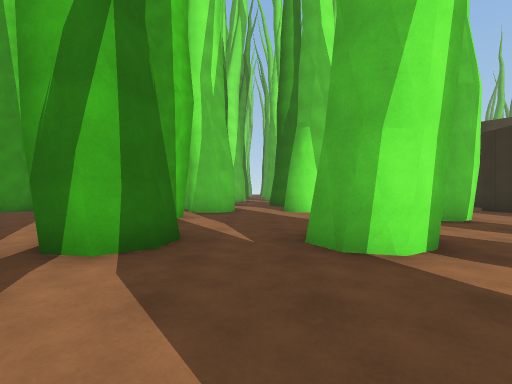
[1] (above)

24 first-person views from a walk through a scene from a Unity 3-D project. The camera is 1.3 m above the floor, looks level and sees 90° across. The floor is counted in squares, 2 m on a side. Each view is taken from the middle of a square. On the plan, view 1 faces up. The plan holds only what a view shows up to about 9 squares ahead; the rest is blank. The place goes on beyond the plan. Surface patterns are stand-ins for the level's own textures.

[2]
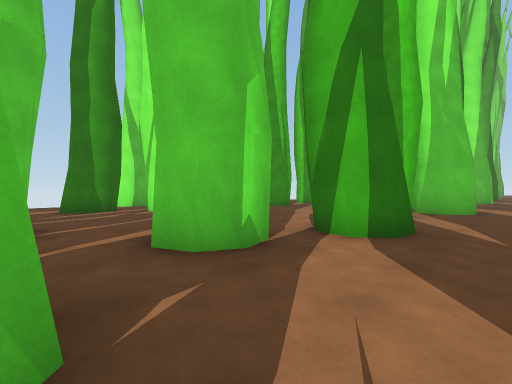

[3]
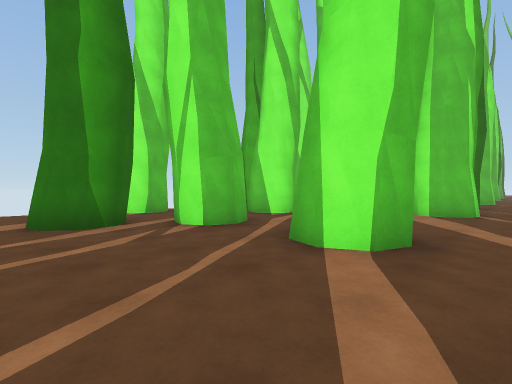

[4]
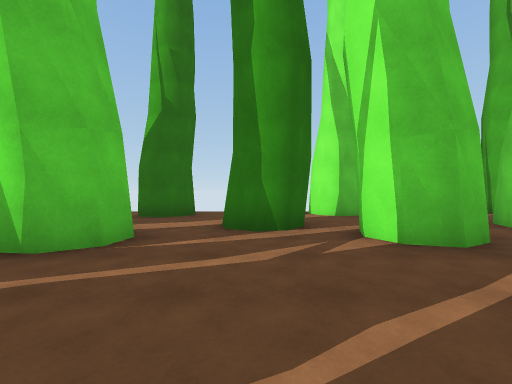

[5]
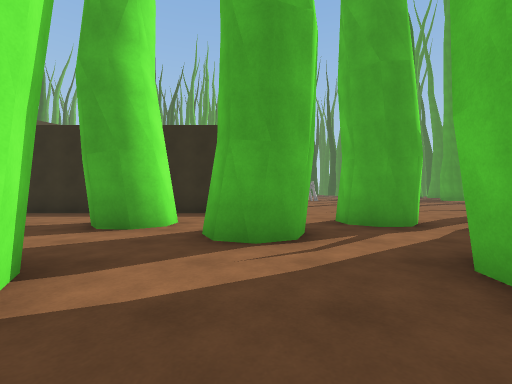

[6]
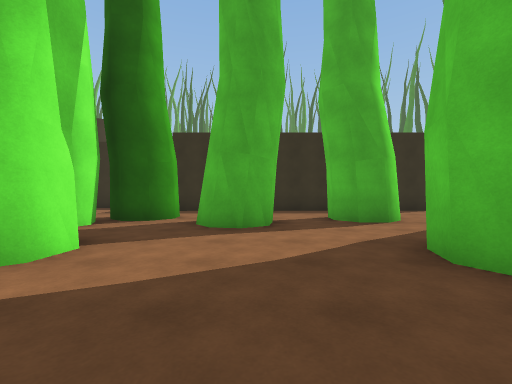

[7]
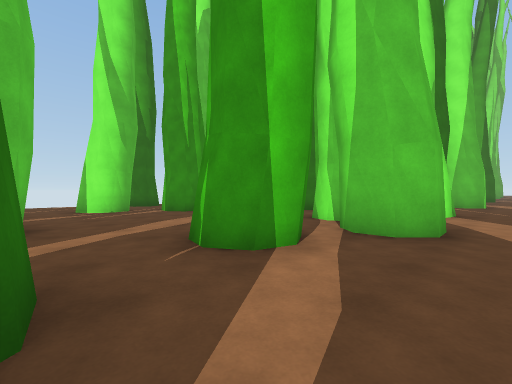

[8]
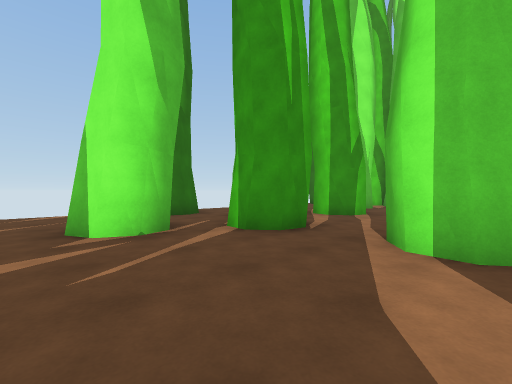

[9]
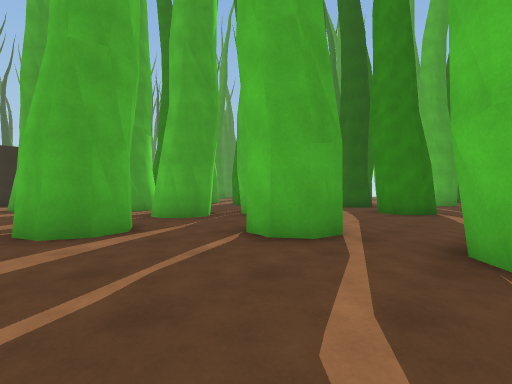

[10]
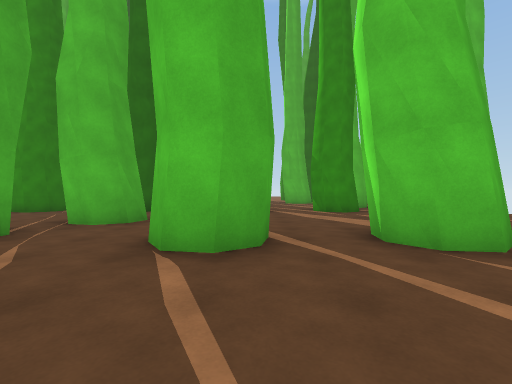

[11]
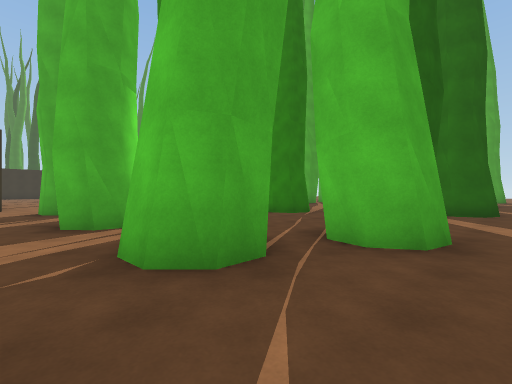

[12]
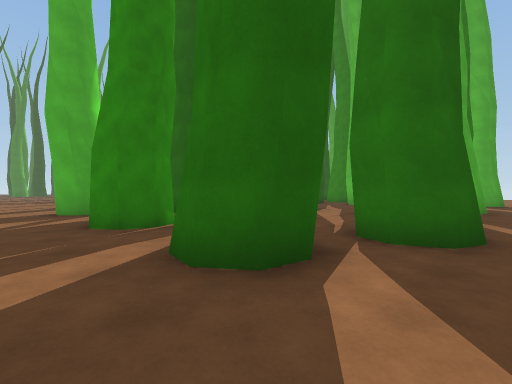

[13]
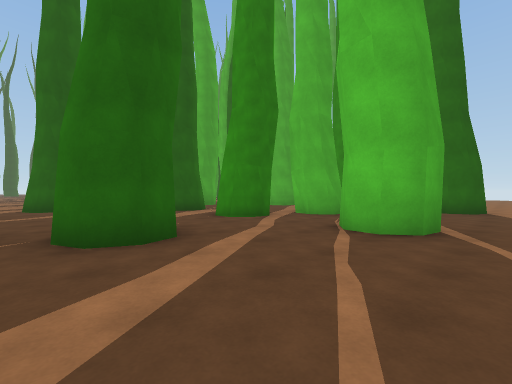

[14]
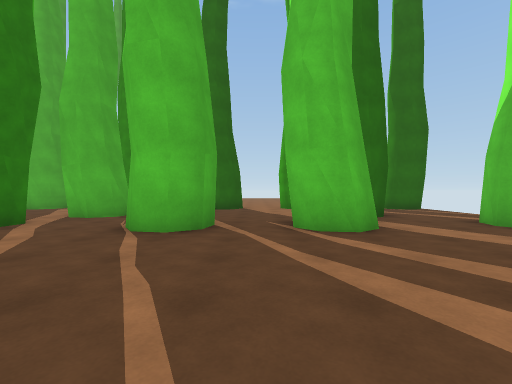

[15]
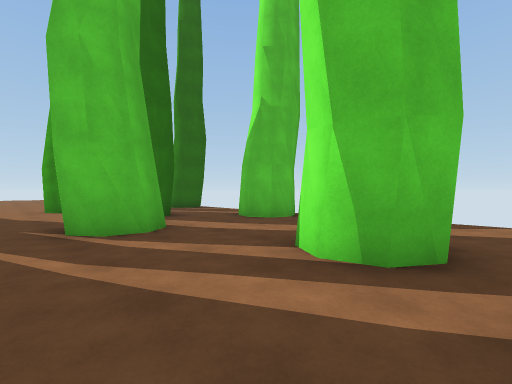

[16]
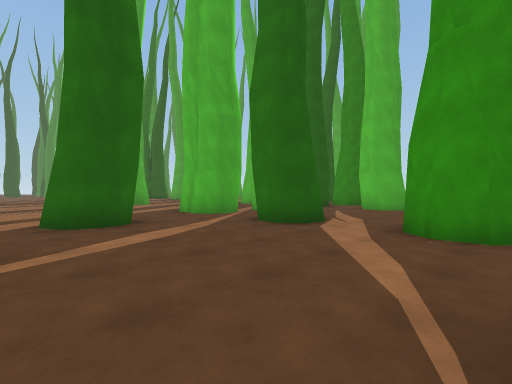

[17]
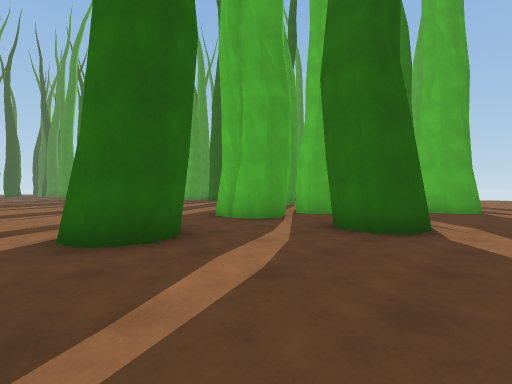

[18]
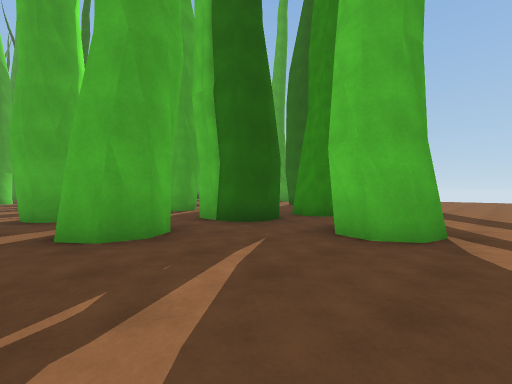

[19]
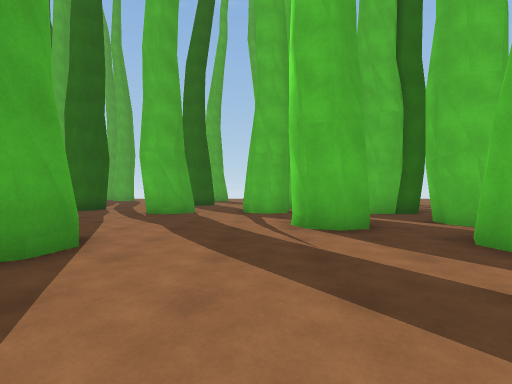

[20]
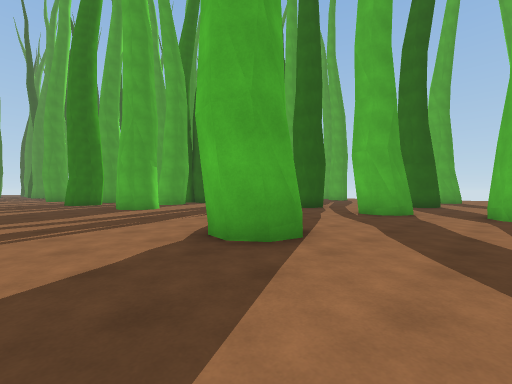

[21]
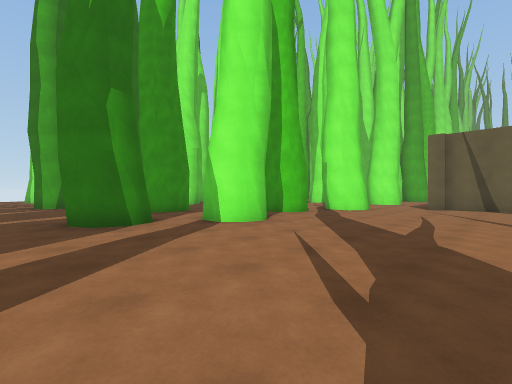

[22]
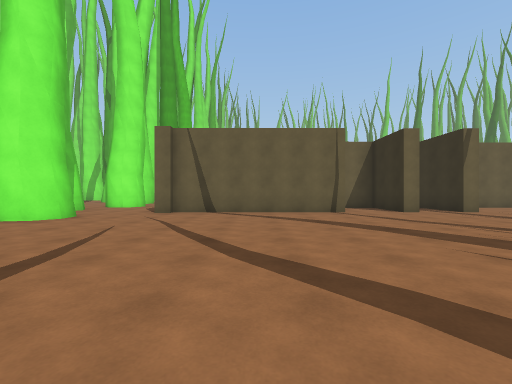

[23]
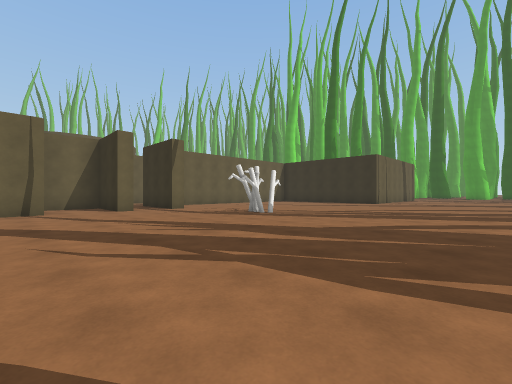

[24]
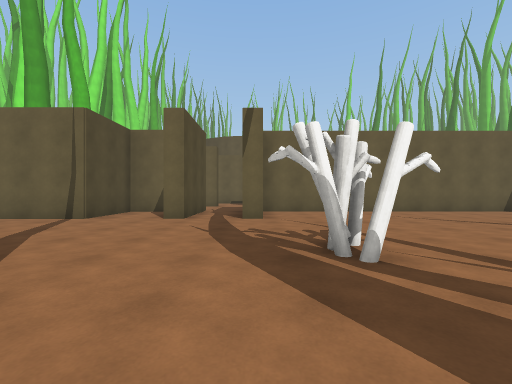

### Floor plan
Key: @ floor where view 1 was taken; # wall or solid block; . floor; O other object.
Columns run from 13 left of view 1 to 24 right of it. Each row starts with its distance up from view 1.
  9  O..O#.##.OO#.O .O#O #
  8 ##......O..##.....##.#
  7     #..... #.....O#..#
  6 ...OO.....O#.....##..#
  5 .....................#
  4  O..O..##..O..##..#..#
  3 #O..##.O#..#..O#..OO.#     ###.#######
  2  .........O..........#     #.#.#.. ...
  1   O#......#......#O..#######.#.#......
  0 .............@.......#................
 -1 #O..##.##..O#.##..#O.................
 -2 ##. O#.#O..## OO..##................
 -3      .....#..    O..............#..
 -4      .....O ..   O#...............
 -5     ...............................
 -6     O..#......O.....................
 -7  O  ##.O#..#O.O#..#O.................
 -8 .... .................................
 -9 ...#......O......OO...... ............
-10    O......#......#.................
-11   ................................
-12  O................O..............
-13  O..O#.#O..O#.O#.. O....O ......
-14  ... ... .................  ...
-15 ...# ... .O#.....O#.O#.....
-16 ...O ... .O .....##. ......
-17 ..   ...     ....... .......
-18     O#.O     .O#.#OO.#O.O#..

Positions as (right, up) in squares from view 1, and headings:
1: (0, 0), facing up
2: (0, -1), facing up-left
3: (-4, 0), facing up-left
4: (-5, 1), facing left
5: (0, 1), facing right
6: (-1, 6), facing right
7: (0, 4), facing up-left
8: (-5, 5), facing up-left
9: (-8, 2), facing down-right
10: (-6, 2), facing down
11: (-4, 0), facing down-right
12: (-4, -5), facing down-right
13: (-7, -8), facing down-right
14: (-7, -8), facing down
15: (-7, -8), facing down-left
16: (-2, -8), facing down-right
17: (0, -8), facing down-right
18: (0, -14), facing down-right
19: (9, -10), facing down
20: (9, -10), facing down-right
21: (10, -11), facing up-left
22: (11, -8), facing up
23: (13, -9), facing up-right
24: (18, -6), facing up
